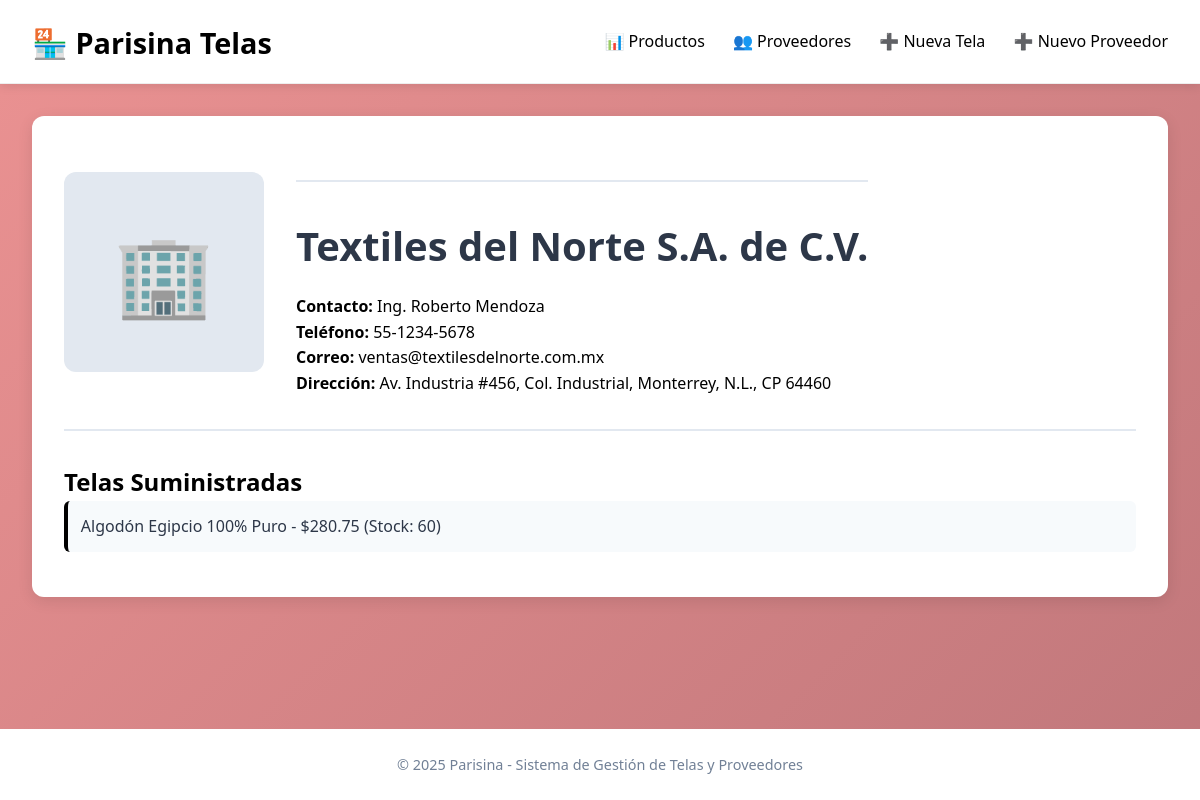
/proveedor/1/, run on the app's committed database.
### app_TelasYProveedores/models.py (models this page shows, shortened)
class Proveedor(models.Model):
    nombre = models.CharField(max_length=200, help_text="Nombre del proveedor")
    contacto = models.CharField(max_length=200, help_text="Persona de contacto")
    telefono = models.CharField(max_length=15, help_text="Teléfono de contacto")
    correo = models.EmailField(max_length=100)
    direccion = models.TextField(help_text="Dirección completa")
    class Meta:
        verbose_name = "Proveedor"
        verbose_name_plural = "Proveedores"

class Productos_telas(models.Model):
    UNIDAD_MEDIDA_CHOICES = [
        ('metro', 'Metro'),
        ('yarda', 'Yarda'),
        ('rollo', 'Rollo'),
        ('pieza', 'Pieza'),
    ]
    nombre = models.CharField(max_length=200, help_text="Nombre de la tela")
    categoria = models.CharField(max_length=100, help_text="Categoría de la tela")
    precio = models.DecimalField(max_digits=10, decimal_places=2, help_text="Precio por unidad")
    stock = models.IntegerField(help_text="Cantidad en stock")
    unidad_medida = models.CharField(max_length=10, choices=UNIDAD_MEDIDA_CHOICES)
    id_proveedor = models.ForeignKey(Proveedor, on_delete=models.CASCADE, related_name='telas')
    imagen_tela = models.ImageField(upload_to='img_telas/', blank=True, null=True)
    class Meta:
        verbose_name = "Producto Tela"
        verbose_name_plural = "Productos Telas"

### app_TelasYProveedores/views.py (the view)
# urls.py: path('proveedor/<int:proveedor_id>/', views.detalle_proveedor, name='detalle_proveedor'),
def detalle_proveedor(request, proveedor_id):
    proveedor = get_object_or_404(Proveedor, id=proveedor_id)
    telas = proveedor.telas.all()
    return render(request, 'detalle_proveedor.html', {'proveedor': proveedor, 'telas': telas})

### app_TelasYProveedores/templates/detalle_proveedor.html (shortened to what this page needs)
{% extends 'base.html' %}
{% block contenido %}
<article class="supplier-detail">
    <div class="supplier-banner">
        <div class="supplier-placeholder-large">🏢</div>
        <div class="supplier-info">
            <h1>{{ proveedor.nombre }}</h1>
            <p><strong>Contacto:</strong> {{ proveedor.contacto }}</p>
            <p><strong>Teléfono:</strong> {{ proveedor.telefono }}</p>
            <p><strong>Correo:</strong> {{ proveedor.correo }}</p>
            <p><strong>Dirección:</strong> {{ proveedor.direccion }}</p>
        </div>
    </div>
    <section class="products-section">
        <h2>Telas Suministradas</h2>
        {% if telas %}
        <ul class="product-list">
            {% for tela in telas %}
            <li>
                <a href="{% url 'app_TelasYProveedores:detalle_tela' tela.id %}">
                    {{ tela.nombre }} - ${{ tela.precio }} (Stock: {{ tela.stock }})
                </a>
            </li>
            {% endfor %}
        </ul>
        {% else %}
        <p class="empty-message">Este proveedor no tiene telas registradas.</p>
        {% endif %}
    </section>
</article>
{% endblock %}

### app_TelasYProveedores/static/css/styles.css (style rules this page uses)
* { margin: 0; padding: 0; box-sizing: border-box; }
body { font-family: 'Segoe UI', Tahoma, Geneva, Verdana, sans-serif; background: linear-gradient(135deg, #eb9292 0%, #c0777b 100%); color: #000000; line-height: 1.6; }
.product-detail, .supplier-detail { background: white; border-radius: 12px; overflow: hidden; box-shadow: 0 4px 15px rgba(0,0,0,0.1); padding: 2rem; }
.product-banner, .supplier-banner { display: flex; gap: 2rem; margin-bottom: 2rem; align-items: center; }
.detail-placeholder, .supplier-placeholder-large { width: 200px; height: 200px; background: #e2e8f0; border-radius: 12px; display: flex; align-items: center; justify-content: center; font-size: 4rem; }
.supplier-placeholder-large { font-size: 5rem; }
.product-info h1, .supplier-info h1 { font-size: 2.5rem; color: #2d3748; margin-bottom: 1rem; }
.supplier-info, .products-section { margin-top: 2rem; padding-top: 2rem; border-top: 2px solid #e2e8f0; }
.supplier-details p, .product-list li { margin-bottom: 0.8rem; padding: 0.8rem; background: #f7fafc; border-radius: 6px; }
.product-list { list-style: none; }
.product-list li { border-left: 4px solid #000000; }
.product-list a { text-decoration: none; color: #2d3748; font-weight: 500; }

### data on the page
Proveedor: nombre "Textiles del Norte S.A. de C.V.", contacto "Ing. Roberto Mendoza", telefono "55-1234-5678", correo "ventas@textilesdelnorte.com.mx", direccion "Av. Industria #456, Col. Industrial, Monterrey, N.L., CP 64460"
Productos_telas: nombre "Algodón Egipcio 100% Puro", precio "280.75", stock "60"
